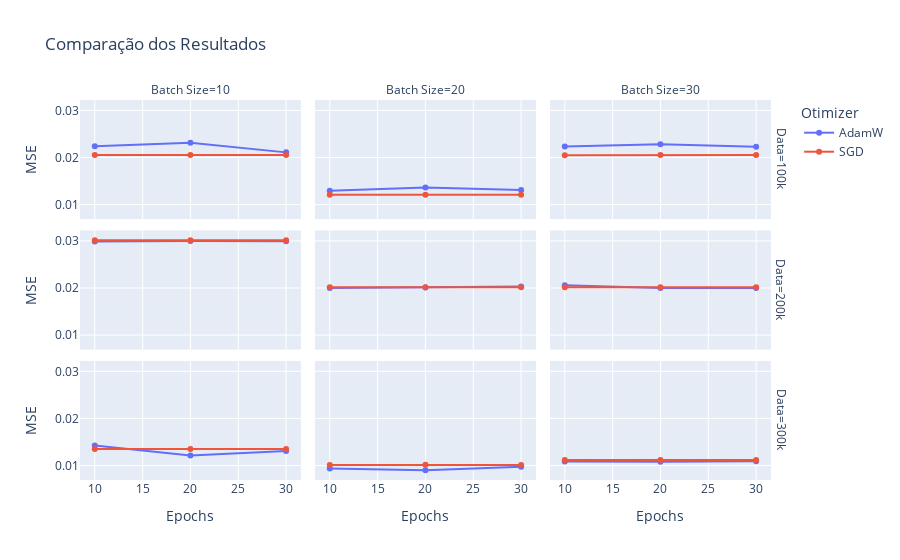

The code cell stored with this chart in its notebook:
### Code cell
fig1 =  px.line(values, x='Epochs', y='MSE', color='Otimizer', markers=True, facet_col="Batch Size", facet_row="Data", title="Comparação dos Resultados")
# fig1 =  px.line(values, x='Batch Size', y='MSE', color='Otimizer', markers=True, facet_col="Epochs", facet_row="Data", title="Comparação dos Resultados")

fig1.show()

### Figure 1 — Plotly figure (JSON) as saved in the notebook; plotly's stock layout.template omitted (floating-point values rounded to 4 significant figures)
{"data": [{"hovertemplate": "Otimizer=AdamW<br>Data=100k<br>Batch Size=10<br>Epochs=%{x}<br>MSE=%{y}<extra></extra>", "legendgroup": "AdamW", "line": {"color": "#636efa", "dash": "solid"}, "marker": {"symbol": "circle"}, "mode": "markers+lines", "name": "AdamW", "orientation": "v", "showlegend": true, "type": "scatter", "x": [10, 20, 30], "xaxis": "x7", "y": [0.02242, 0.02314, 0.02109], "yaxis": "y7"}, {"hovertemplate": "Otimizer=AdamW<br>Data=100k<br>Batch Size=20<br>Epochs=%{x}<br>MSE=%{y}<extra></extra>", "legendgroup": "AdamW", "line": {"color": "#636efa", "dash": "solid"}, "marker": {"symbol": "circle"}, "mode": "markers+lines", "name": "AdamW", "orientation": "v", "showlegend": false, "type": "scatter", "x": [10, 20, 30], "xaxis": "x8", "y": [0.01297, 0.01363, 0.0131], "yaxis": "y8"}, {"hovertemplate": "Otimizer=AdamW<br>Data=100k<br>Batch Size=30<br>Epochs=%{x}<br>MSE=%{y}<extra></extra>", "legendgroup": "AdamW", "line": {"color": "#636efa", "dash": "solid"}, "marker": {"symbol": "circle"}, "mode": "markers+lines", "name": "AdamW", "orientation": "v", "showlegend": false, "type": "scatter", "x": [10, 20, 30], "xaxis": "x9", "y": [0.02232, 0.02279, 0.02231], "yaxis": "y9"}, {"hovertemplate": "Otimizer=AdamW<br>Data=200k<br>Batch Size=10<br>Epochs=%{x}<br>MSE=%{y}<extra></extra>", "legendgroup": "AdamW", "line": {"color": "#636efa", "dash": "solid"}, "marker": {"symbol": "circle"}, "mode": "markers+lines", "name": "AdamW", "orientation": "v", "showlegend": false, "type": "scatter", "x": [10, 20, 30], "xaxis": "x4", "y": [0.02985, 0.02999, 0.02992], "yaxis": "y4"}, {"hovertemplate": "Otimizer=AdamW<br>Data=200k<br>Batch Size=20<br>Epochs=%{x}<br>MSE=%{y}<extra></extra>", "legendgroup": "AdamW", "line": {"color": "#636efa", "dash": "solid"}, "marker": {"symbol": "circle"}, "mode": "markers+lines", "name": "AdamW", "orientation": "v", "showlegend": false, "type": "scatter", "x": [10, 20, 30], "xaxis": "x5", "y": [0.02001, 0.02011, 0.0203], "yaxis": "y5"}, {"hovertemplate": "Otimizer=AdamW<br>Data=200k<br>Batch Size=30<br>Epochs=%{x}<br>MSE=%{y}<extra></extra>", "legendgroup": "AdamW", "line": {"color": "#636efa", "dash": "solid"}, "marker": {"symbol": "circle"}, "mode": "markers+lines", "name": "AdamW", "orientation": "v", "showlegend": false, "type": "scatter", "x": [10, 20, 30], "xaxis": "x6", "y": [0.02058, 0.02002, 0.01997], "yaxis": "y6"}, {"hovertemplate": "Otimizer=AdamW<br>Data=300k<br>Batch Size=10<br>Epochs=%{x}<br>MSE=%{y}<extra></extra>", "legendgroup": "AdamW", "line": {"color": "#636efa", "dash": "solid"}, "marker": {"symbol": "circle"}, "mode": "markers+lines", "name": "AdamW", "orientation": "v", "showlegend": false, "type": "scatter", "x": [10, 20, 30], "xaxis": "x", "y": [0.01428, 0.01213, 0.01307], "yaxis": "y"}, {"hovertemplate": "Otimizer=AdamW<br>Data=300k<br>Batch Size=20<br>Epochs=%{x}<br>MSE=%{y}<extra></extra>", "legendgroup": "AdamW", "line": {"color": "#636efa", "dash": "solid"}, "marker": {"symbol": "circle"}, "mode": "markers+lines", "name": "AdamW", "orientation": "v", "showlegend": false, "type": "scatter", "x": [10, 20, 30], "xaxis": "x2", "y": [0.009386, 0.008994, 0.009764], "yaxis": "y2"}, {"hovertemplate": "Otimizer=AdamW<br>Data=300k<br>Batch Size=30<br>Epochs=%{x}<br>MSE=%{y}<extra></extra>", "legendgroup": "AdamW", "line": {"color": "#636efa", "dash": "solid"}, "marker": {"symbol": "circle"}, "mode": "markers+lines", "name": "AdamW", "orientation": "v", "showlegend": false, "type": "scatter", "x": [10, 20, 30], "xaxis": "x3", "y": [0.01088, 0.01079, 0.01091], "yaxis": "y3"}, {"hovertemplate": "Otimizer=SGD<br>Data=100k<br>Batch Size=10<br>Epochs=%{x}<br>MSE=%{y}<extra></extra>", "legendgroup": "SGD", "line": {"color": "#EF553B", "dash": "solid"}, "marker": {"symbol": "circle"}, "mode": "markers+lines", "name": "SGD", "orientation": "v", "showlegend": true, "type": "scatter", "x": [10, 20, 30], "xaxis": "x7", "y": [0.02054, 0.02055, 0.02055], "yaxis": "y7"}, {"hovertemplate": "Otimizer=SGD<br>Data=100k<br>Batch Size=20<br>Epochs=%{x}<br>MSE=%{y}<extra></extra>", "legendgroup": "SGD", "line": {"color": "#EF553B", "dash": "solid"}, "marker": {"symbol": "circle"}, "mode": "markers+lines", "name": "SGD", "orientation": "v", "showlegend": false, "type": "scatter", "x": [10, 20, 30], "xaxis": "x8", "y": [0.0121, 0.01212, 0.01212], "yaxis": "y8"}, {"hovertemplate": "Otimizer=SGD<br>Data=100k<br>Batch Size=30<br>Epochs=%{x}<br>MSE=%{y}<extra></extra>", "legendgroup": "SGD", "line": {"color": "#EF553B", "dash": "solid"}, "marker": {"symbol": "circle"}, "mode": "markers+lines", "name": "SGD", "orientation": "v", "showlegend": false, "type": "scatter", "x": [10, 20, 30], "xaxis": "x9", "y": [0.02046, 0.02052, 0.02054], "yaxis": "y9"}, {"hovertemplate": "Otimizer=SGD<br>Data=200k<br>Batch Size=10<br>Epochs=%{x}<br>MSE=%{y}<extra></extra>", "legendgroup": "SGD", "line": {"color": "#EF553B", "dash": "solid"}, "marker": {"symbol": "circle"}, "mode": "markers+lines", "name": "SGD", "orientation": "v", "showlegend": false, "type": "scatter", "x": [10, 20, 30], "xaxis": "x4", "y": [0.03015, 0.03015, 0.03015], "yaxis": "y4"}, {"hovertemplate": "Otimizer=SGD<br>Data=200k<br>Batch Size=20<br>Epochs=%{x}<br>MSE=%{y}<extra></extra>", "legendgroup": "SGD", "line": {"color": "#EF553B", "dash": "solid"}, "marker": {"symbol": "circle"}, "mode": "markers+lines", "name": "SGD", "orientation": "v", "showlegend": false, "type": "scatter", "x": [10, 20, 30], "xaxis": "x5", "y": [0.02015, 0.02016, 0.02016], "yaxis": "y5"}, {"hovertemplate": "Otimizer=SGD<br>Data=200k<br>Batch Size=30<br>Epochs=%{x}<br>MSE=%{y}<extra></extra>", "legendgroup": "SGD", "line": {"color": "#EF553B", "dash": "solid"}, "marker": {"symbol": "circle"}, "mode": "markers+lines", "name": "SGD", "orientation": "v", "showlegend": false, "type": "scatter", "x": [10, 20, 30], "xaxis": "x6", "y": [0.02014, 0.02016, 0.02016], "yaxis": "y6"}, {"hovertemplate": "Otimizer=SGD<br>Data=300k<br>Batch Size=10<br>Epochs=%{x}<br>MSE=%{y}<extra></extra>", "legendgroup": "SGD", "line": {"color": "#EF553B", "dash": "solid"}, "marker": {"symbol": "circle"}, "mode": "markers+lines", "name": "SGD", "orientation": "v", "showlegend": false, "type": "scatter", "x": [10, 20, 30], "xaxis": "x", "y": [0.01352, 0.01352, 0.01352], "yaxis": "y"}, {"hovertemplate": "Otimizer=SGD<br>Data=300k<br>Batch Size=20<br>Epochs=%{x}<br>MSE=%{y}<extra></extra>", "legendgroup": "SGD", "line": {"color": "#EF553B", "dash": "solid"}, "marker": {"symbol": "circle"}, "mode": "markers+lines", "name": "SGD", "orientation": "v", "showlegend": false, "type": "scatter", "x": [10, 20, 30], "xaxis": "x2", "y": [0.01014, 0.01014, 0.01014], "yaxis": "y2"}, {"hovertemplate": "Otimizer=SGD<br>Data=300k<br>Batch Size=30<br>Epochs=%{x}<br>MSE=%{y}<extra></extra>", "legendgroup": "SGD", "line": {"color": "#EF553B", "dash": "solid"}, "marker": {"symbol": "circle"}, "mode": "markers+lines", "name": "SGD", "orientation": "v", "showlegend": false, "type": "scatter", "x": [10, 20, 30], "xaxis": "x3", "y": [0.0112, 0.0112, 0.0112], "yaxis": "y3"}], "layout": {"annotations": [{"font": {}, "showarrow": false, "text": "Batch Size=10", "x": 0.1567, "xanchor": "center", "xref": "paper", "y": 1.0, "yanchor": "bottom", "yref": "paper"}, {"font": {}, "showarrow": false, "text": "Batch Size=20", "x": 0.49, "xanchor": "center", "xref": "paper", "y": 1.0, "yanchor": "bottom", "yref": "paper"}, {"font": {}, "showarrow": false, "text": "Batch Size=30", "x": 0.8233, "xanchor": "center", "xref": "paper", "y": 1.0, "yanchor": "bottom", "yref": "paper"}, {"font": {}, "showarrow": false, "text": "Data=300k", "textangle": 90, "x": 0.98, "xanchor": "left", "xref": "paper", "y": 0.1567, "yanchor": "middle", "yref": "paper"}, {"font": {}, "showarrow": false, "text": "Data=200k", "textangle": 90, "x": 0.98, "xanchor": "left", "xref": "paper", "y": 0.5, "yanchor": "middle", "yref": "paper"}, {"font": {}, "showarrow": false, "text": "Data=100k", "textangle": 90, "x": 0.98, "xanchor": "left", "xref": "paper", "y": 0.8433, "yanchor": "middle", "yref": "paper"}], "legend": {"title": {"text": "Otimizer"}, "tracegroupgap": 0}, "title": {"text": "Comparação dos Resultados"}, "xaxis": {"anchor": "y", "domain": [0, 0.3133], "title": {"text": "Epochs"}}, "xaxis2": {"anchor": "y2", "domain": [0.3333, 0.6467], "matches": "x", "title": {"text": "Epochs"}}, "xaxis3": {"anchor": "y3", "domain": [0.6667, 0.98], "matches": "x", "title": {"text": "Epochs"}}, "xaxis4": {"anchor": "y4", "domain": [0, 0.3133], "matches": "x", "showticklabels": false}, "xaxis5": {"anchor": "y5", "domain": [0.3333, 0.6467], "matches": "x", "showticklabels": false}, "xaxis6": {"anchor": "y6", "domain": [0.6667, 0.98], "matches": "x", "showticklabels": false}, "xaxis7": {"anchor": "y7", "domain": [0, 0.3133], "matches": "x", "showticklabels": false}, "xaxis8": {"anchor": "y8", "domain": [0.3333, 0.6467], "matches": "x", "showticklabels": false}, "xaxis9": {"anchor": "y9", "domain": [0.6667, 0.98], "matches": "x", "showticklabels": false}, "yaxis": {"anchor": "x", "domain": [0, 0.3133], "title": {"text": "MSE"}}, "yaxis2": {"anchor": "x2", "domain": [0, 0.3133], "matches": "y", "showticklabels": false}, "yaxis3": {"anchor": "x3", "domain": [0, 0.3133], "matches": "y", "showticklabels": false}, "yaxis4": {"anchor": "x4", "domain": [0.3433, 0.6567], "matches": "y", "title": {"text": "MSE"}}, "yaxis5": {"anchor": "x5", "domain": [0.3433, 0.6567], "matches": "y", "showticklabels": false}, "yaxis6": {"anchor": "x6", "domain": [0.3433, 0.6567], "matches": "y", "showticklabels": false}, "yaxis7": {"anchor": "x7", "domain": [0.6867, 1.0], "matches": "y", "title": {"text": "MSE"}}, "yaxis8": {"anchor": "x8", "domain": [0.6867, 1.0], "matches": "y", "showticklabels": false}, "yaxis9": {"anchor": "x9", "domain": [0.6867, 1.0], "matches": "y", "showticklabels": false}}}
